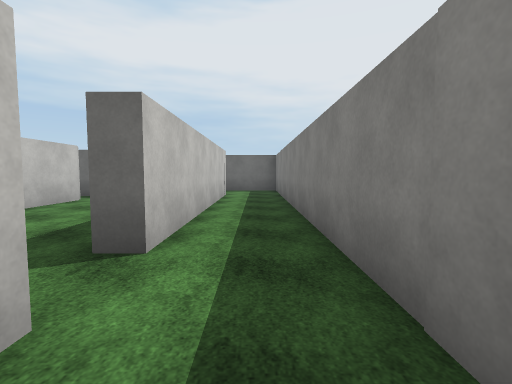
View 1 (above)

12 first-person views from a walk through a scene from a Unity 3-D project. The camera is 1.5 m above the floor, tilts 4° down and sees 85° across. The floor is counted in squares, 2 m on a side. Each view is taken from the middle of a square. On the plan, view 1 faces up. The plan holds only what a view shows up to about 10 squares ahead; the rest is blank. The place goes on beyond the plan. The player character is not drawn. Surface patterns are stand-ins for the level's own textures.

View 2
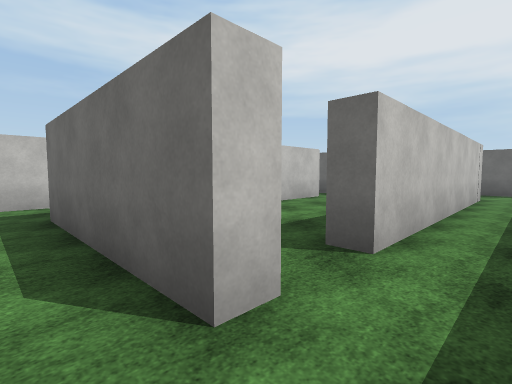

View 3
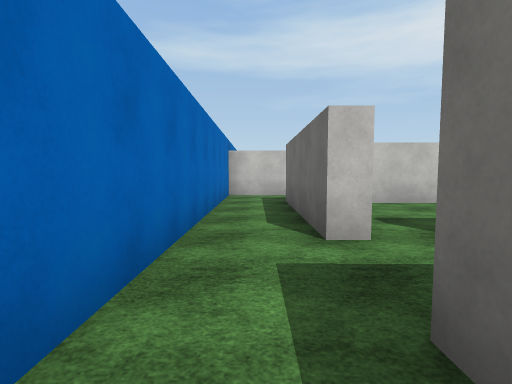

View 4
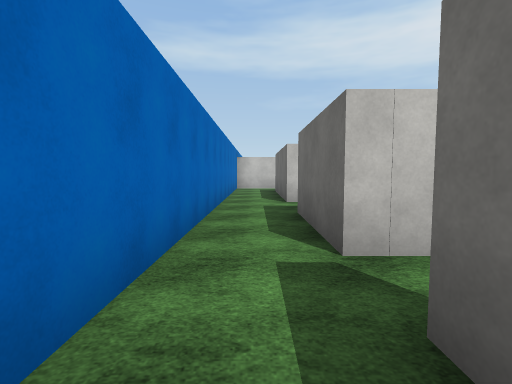

View 5
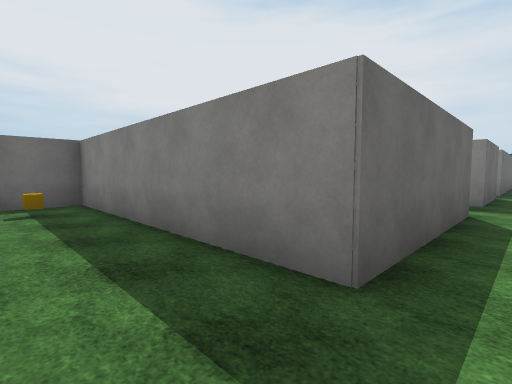

View 6
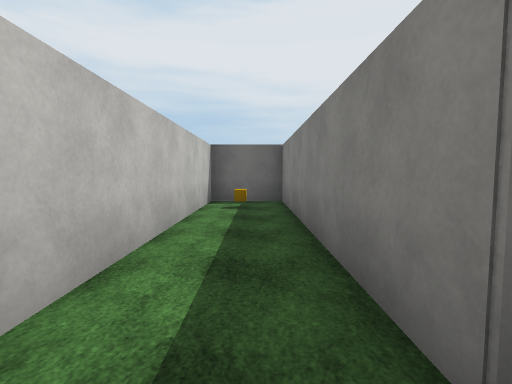

View 7
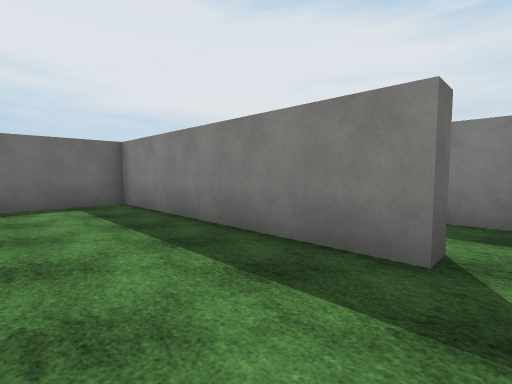

View 8
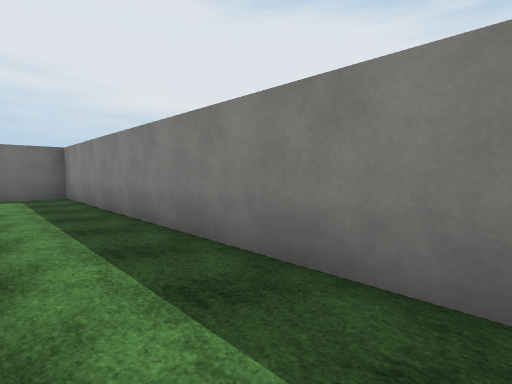

View 9
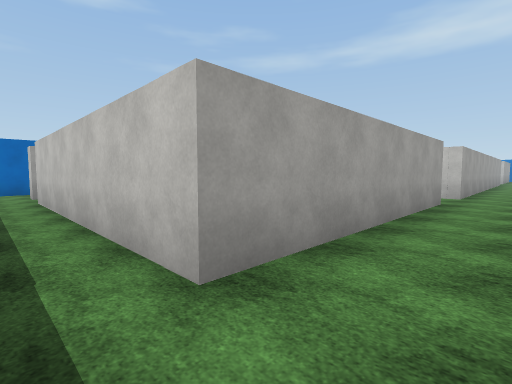

View 10
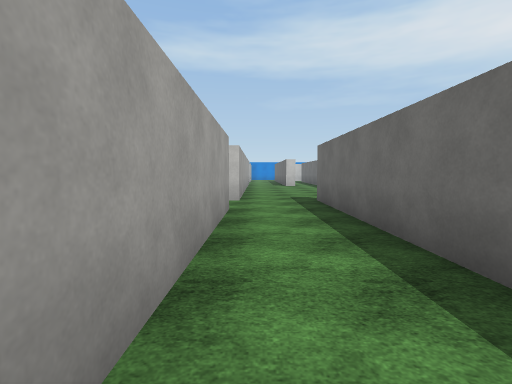

View 11
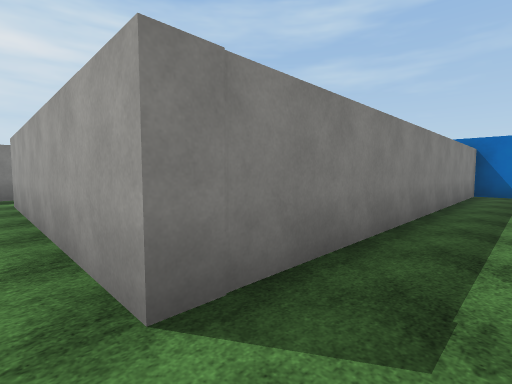

View 12
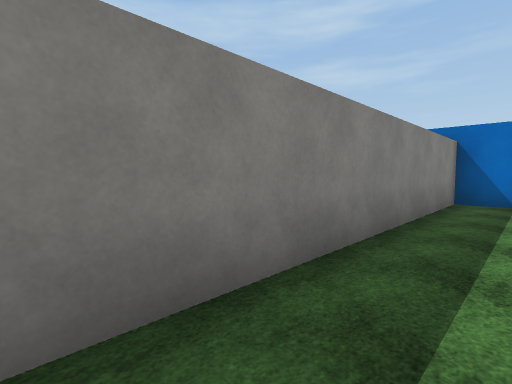

### Floor plan
Ten units are one square. View 1 is at (0, 0); x grows to the right and y downward. Boxes are objects, and circles mark ways between rooms. Rooms are numbered by the first view taken in them; rooms with no view inside come last. Other rooms are left out.
<svg viewBox="-100 -122 169 136">
<path fill="none" stroke="#000" d="M-10 -14 -10 -8 -53 -8 -53 -73 -72 -73 -72 9 52 8M35 -16 35 -8 8 -8M64 -8 48 -8M-10 -25 -15 -25 -15 -89 -38 -89M-48 -79 -48 -28M-52 -89 -58 -89M-38 -117 -95 -117M8 -95 8 -117 -12 -117M-88 9 -77 9 -77 -95 -10 -95M-10 -95 -10 -25M8 -8 8 -95"/>
<rect x="-65" y="-65" width="10" height="10" fill="#bbb"><title>cube</title></rect>
<circle cx="-5" cy="-10" r="3" fill="#2a7"/>
<circle cx="-10" cy="-20" r="3" fill="#2a7"/>
<circle cx="0" cy="-100" r="3" fill="#2a7"/>
<text x="0" y="-10">1</text>
<text x="-30" y="-50">2</text>
<text x="-60" y="-100">3</text>
<text x="0" y="-60">4</text>
</svg>
Room 1 opens to room 2. Room 2 opens to room 4. Room 3 opens to room 4.

Where each view was taken, in squares from view 1:
view 1: 0 up, 0 right, facing up
view 2: 0 up, 0 right, facing up-left
view 3: 0 up, 2 right, facing left
view 4: 0 up, 6 right, facing left
view 5: 0 up, 7 left, facing up-right
view 6: 0 up, 6 left, facing up
view 7: 2 up, 4 left, facing up-right
view 8: 2 up, 1 left, facing up-right
view 9: 11 up, 0 right, facing down-left
view 10: 10 up, 2 left, facing left
view 11: 10 up, 9 left, facing down-right
view 12: 7 up, 9 left, facing down-right
